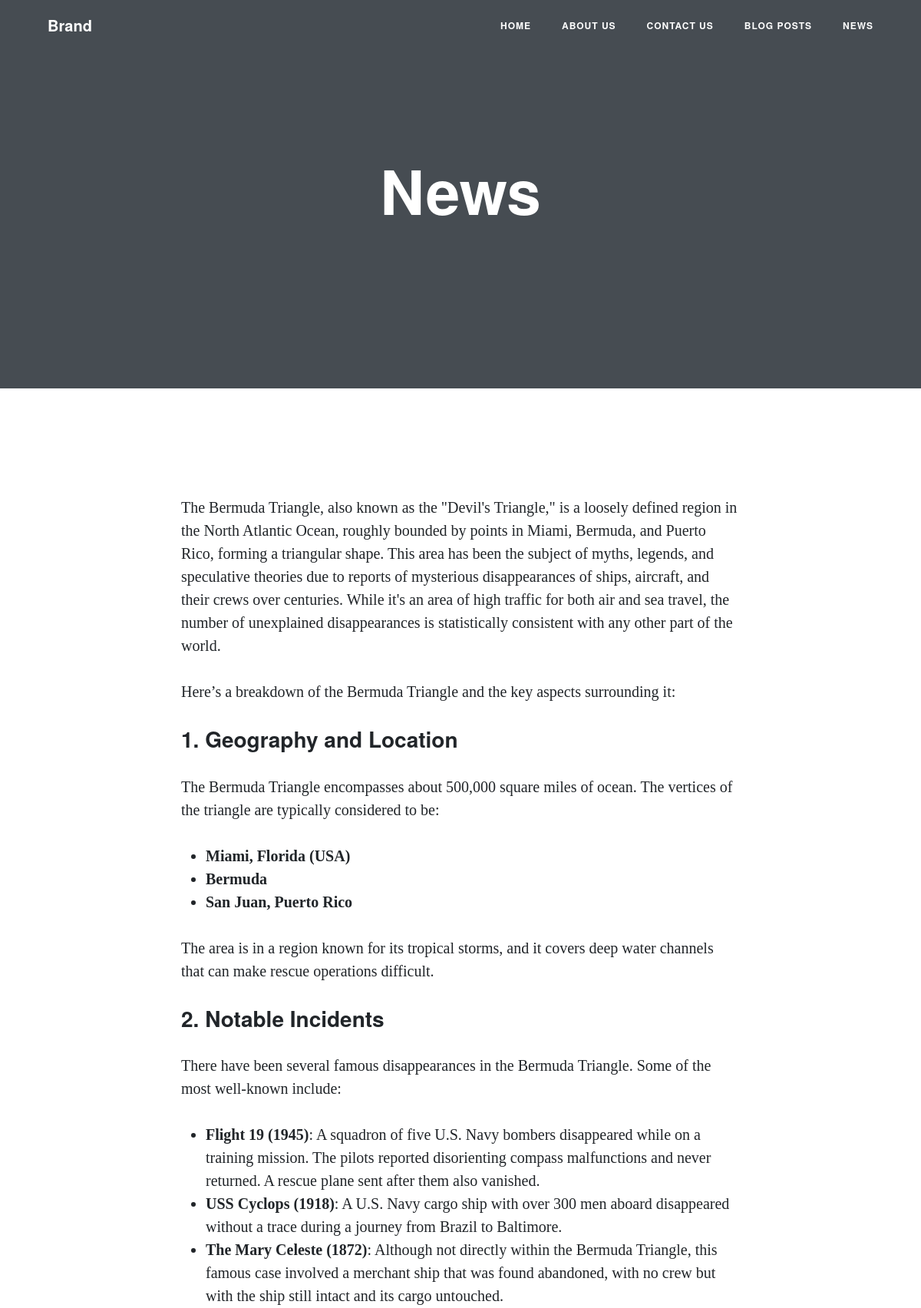
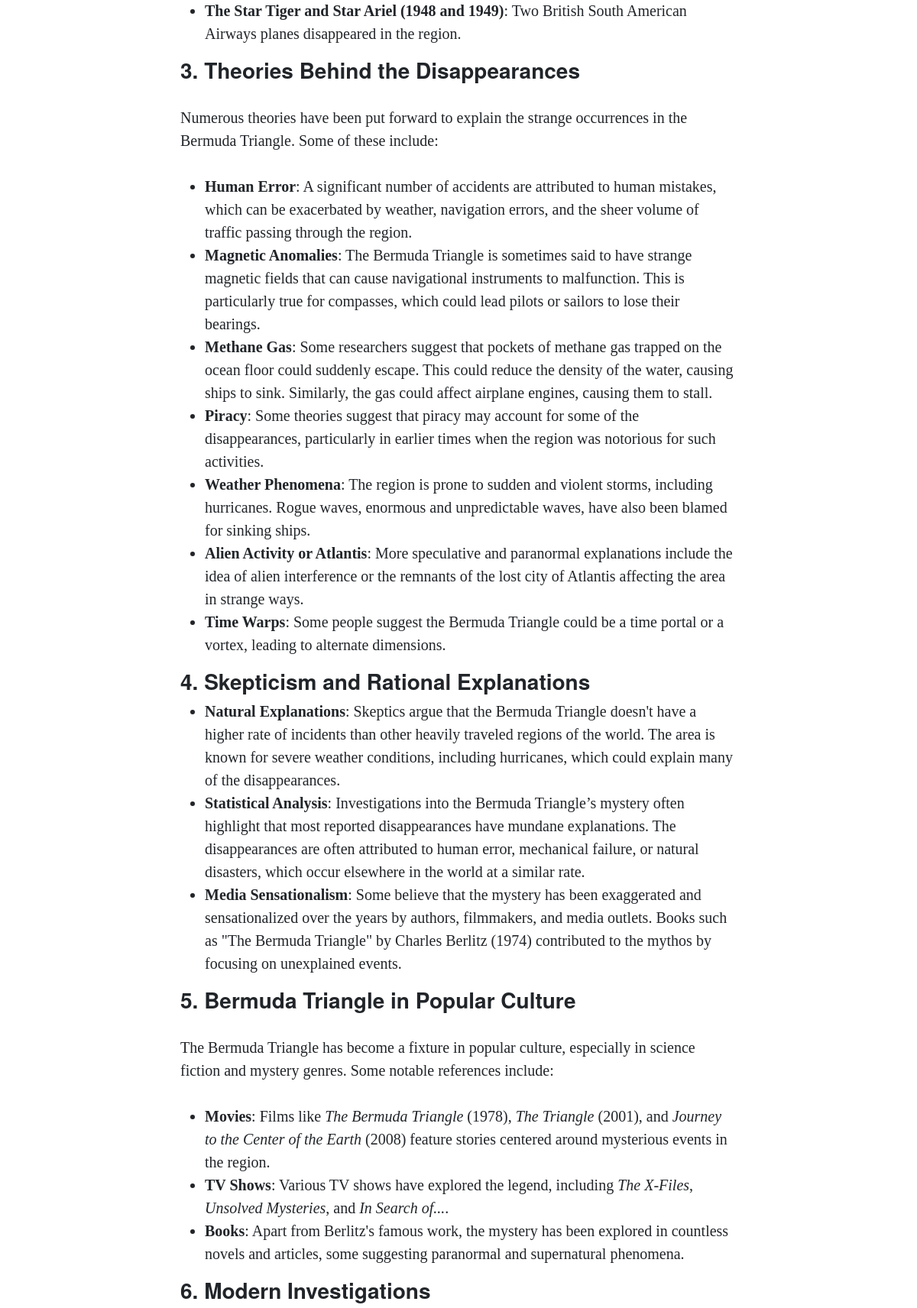
The page /news-post/1/ (upper part) on the database its author committed (2 pictures, top to bottom).
### blog/models.py (models this page shows, shortened)
class New(models.Model):
    title = models.CharField(max_length= 255, default="my title")
    subheading = models.CharField(max_length=255, null=True, blank=True)
    author = models.CharField(max_length=190, null=True, blank=True)
    published_date = models.DateField(auto_now_add=True)
    content = HTMLField()
    class Meta:
        verbose_name_plural = "New"

### blog/views.py (the view)
# urls.py: path('news-post/<int:pk>/', NewsPost.as_view(), name="news-post"),
class NewsPost(DetailView):
    template_name = "news_item.html"
    model = New
    def get_object(self, queryset=None):
        return super().get_object()
    def get_context_data(self, **kwargs):
        obj = self.get_object()
        context = super().get_context_data(**kwargs)
        context['title'] = obj.title
        context['subheading'] = obj.subheading
        context['author'] = obj.author
        context['content'] = obj.content
        context['published_date'] = obj.published_date
        print(obj.subheading)
        return context

### blog/templates/news_item.html (shortened to what this page needs)
{% extends "base.html" %}
{% block heading %}
{{ title }}
{% endblock %}
{% block content %}
    <div class="container">
            <div class="row">
                    <article>
                        <div class="container">
                                <div class="col-md-10 col-lg-8 mx-auto">
                                    {{ content |safe }}
                                </div>
                        </div>
                    </article>
            </div>
        </div>
    {% endblock %}

### rows shown on the page
New: title "News", content "The Bermuda Triangle, also known as the \"Devil's Triangle,\" is a loosely defined region in the North Atlantic Ocean, roughly bounded by points in Miami, Bermuda, and Puerto Rico, forming a triangular shape. This area has been the subject of myths, legends, and speculative theories due to reports of mysterious disappearances of ships, aircraft, and their crews over centuries. While it's an area of high traffic for both air and sea travel, the number of unexplained disappearances is statistically consistent with any other part of the world. Here’s a breakdown of the Bermuda Triangle and the key aspects surrounding it: 1. Geography and Location The Bermuda Triangle encompasses about 500,000…"
